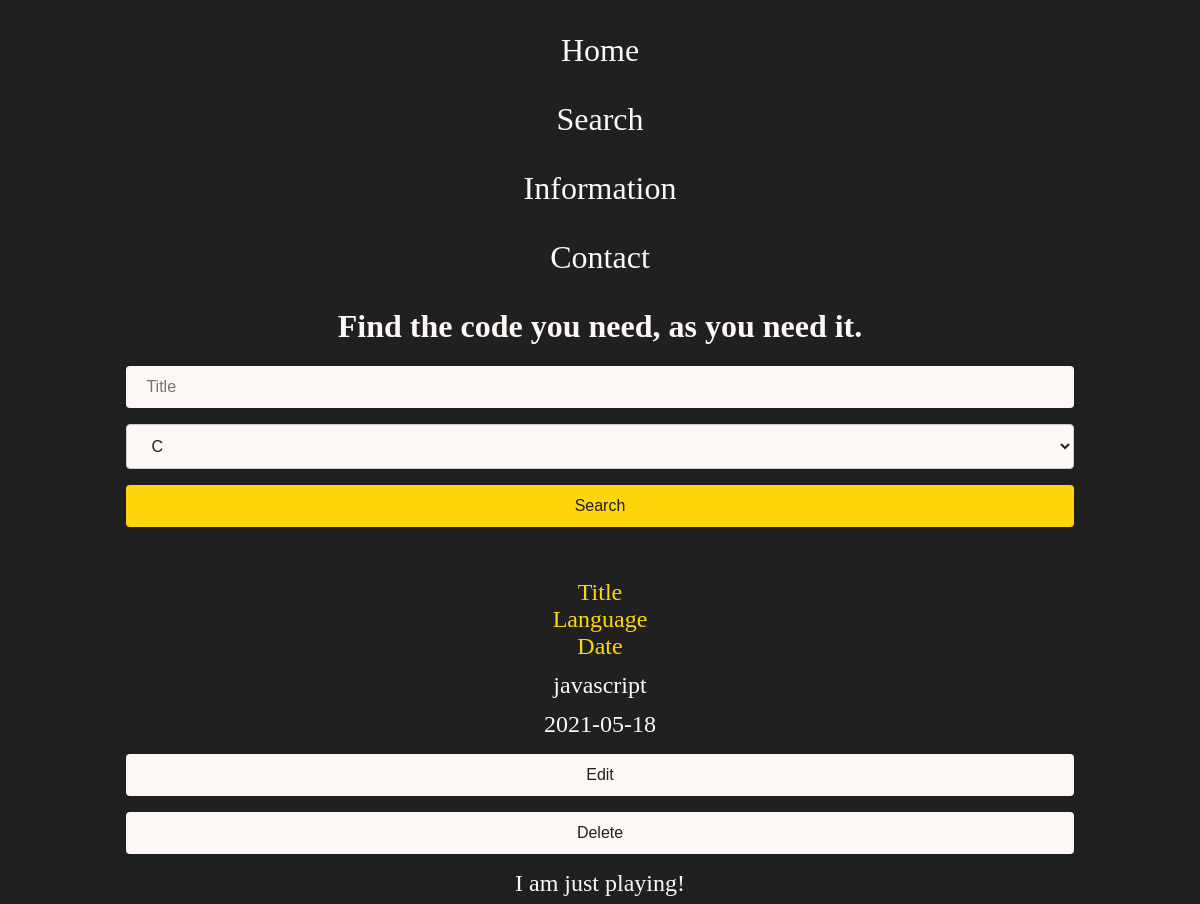
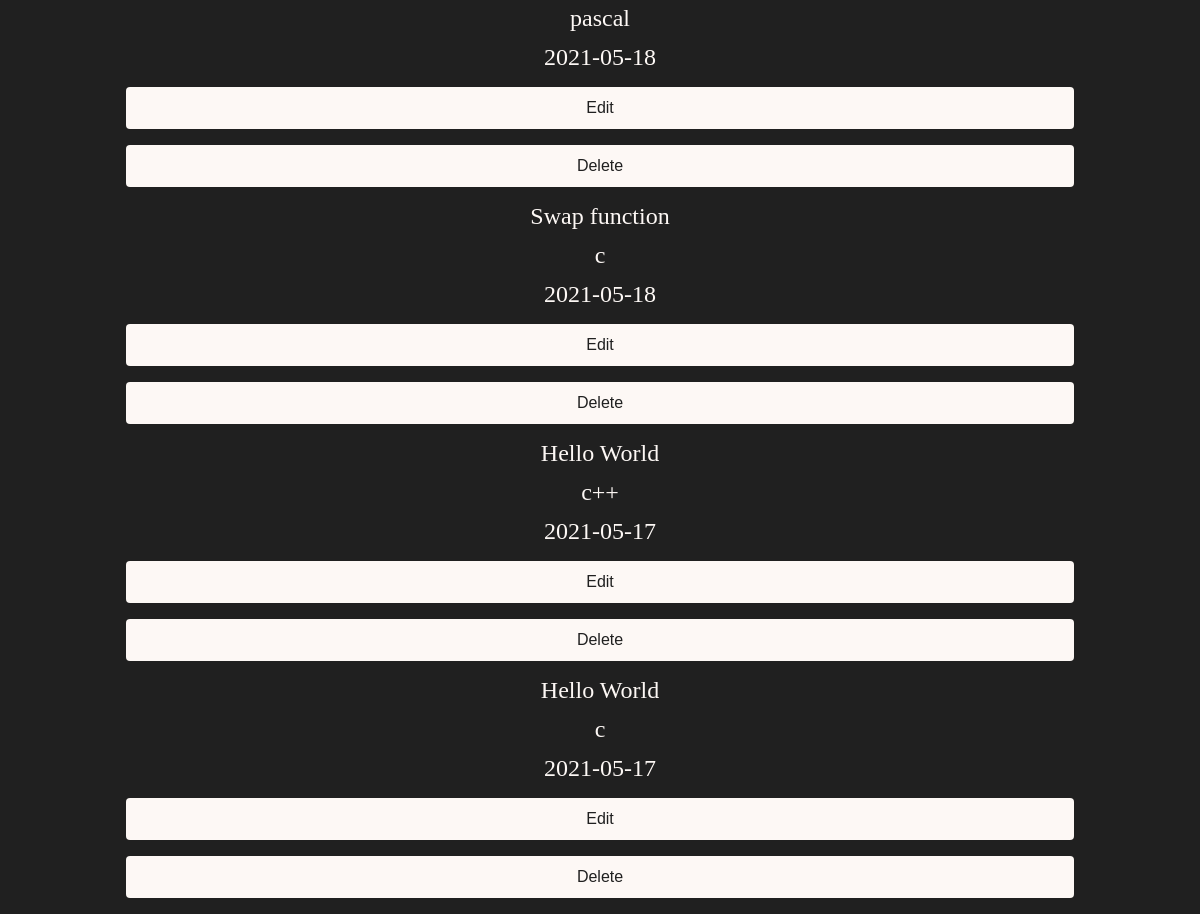
Before: /search with the older database file (2 pictures, top to bottom).
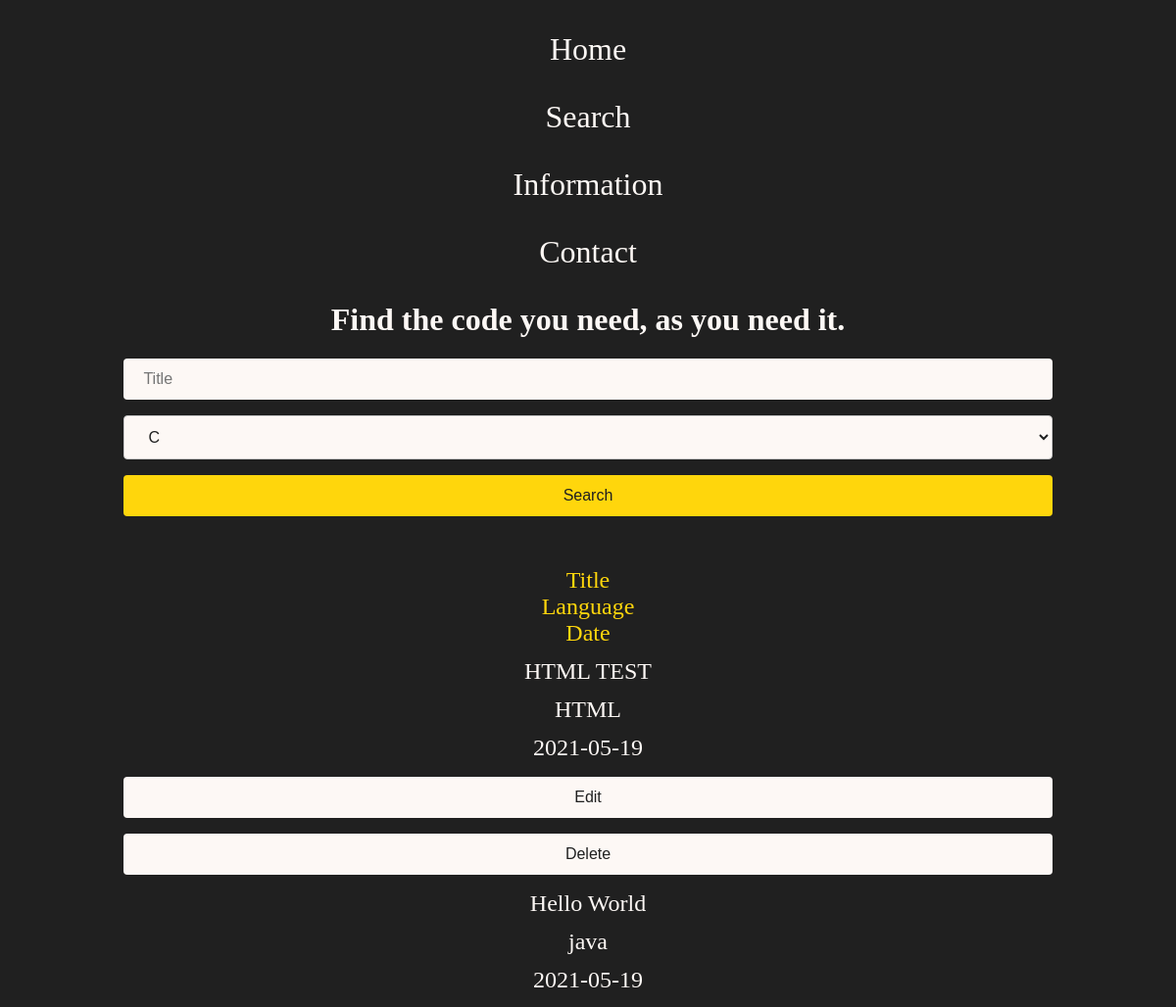
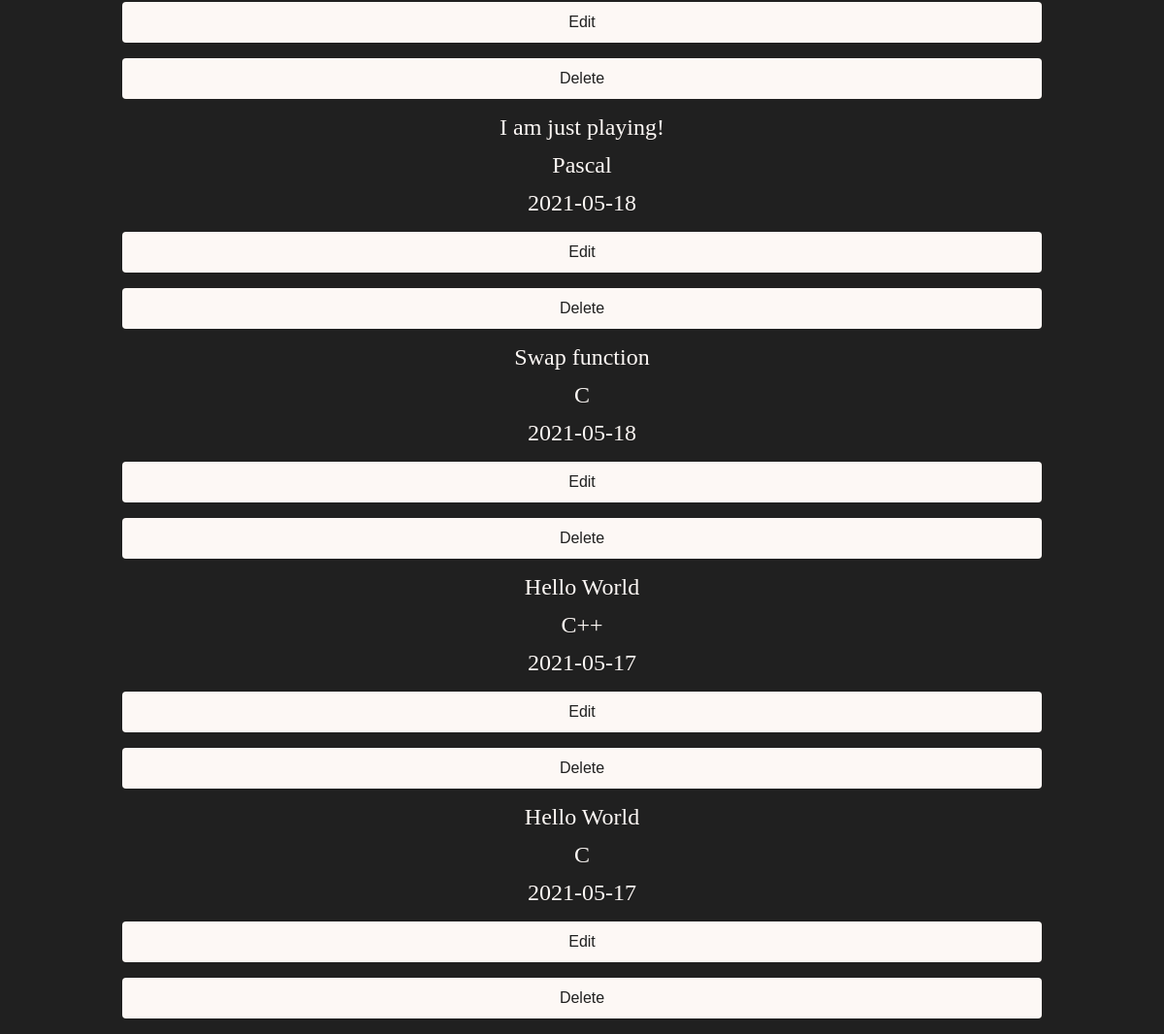
After: the same page with the newer database file (2 pictures, top to bottom).
### app.py (models this page shows, shortened)
class Post(db.Model):
    id = db.Column(db.Integer, primary_key=True)
    title = db.Column(db.String(50), nullable=False)
    content = db.Column(db.String(500), nullable=False)
    language = db.Column(db.String(50), nullable=False)
    date_created = db.Column(db.DateTime, default=datetime.now(timezone.utc))

### app.py (the view)
@app.route('/search', methods=['GET', 'POST'])
def search():
    if request.method == 'POST':
        post_title = request.form['title']
        post_language = request.form['language']
        posts = Post.query.filter(Post.title.contains(post_title), Post.language.ilike(post_language)) \
            .order_by(Post.title.desc()).all()
    else:
        posts = Post.query.order_by(Post.date_created.desc()).all()
    return render_template('/search.html', posts=posts)

### templates/search.html
{% extends "base.html" %}
{% block body %}
    <h1>Find the code you need, as you need it.</h1>
{% include "search_bar.html" %}
        <nav class="pure-g">
            <div class="pure-u-1-5 centered-text medium-text" style="color: var(--yellow)"> Title </div>
            <div class="pure-u-1-5 centered-text medium-text" style="color: var(--yellow)"> Language </div>
            <div class="pure-u-1-5 centered-text medium-text" style="color: var(--yellow)"> Date </div>
        </nav>
    {% for post in posts %}
        <nav class="pure-g">
            <div class="pure-u-1-3 pure-u-md-1-5 centered-text medium-text very-small-top-bottom-margin" style="text-align: center"> {{ post.title }} </div>
            <div class="pure-u-1-3 pure-u-md-1-5 centered-text medium-text very-small-top-bottom-margin"> {{ post.language }} </div>
            <div class="pure-u-1-3 pure-u-md-1-5 centered-text medium-text very-small-top-bottom-margin"> {{ post.date_created.date() }} </div>
            <div class="pure-u-1-3 pure-u-md-1-5">
                <input type="button" class="centered-block post-content" value="Edit" onclick="location.href='/update/{{post.id}}'">
            </div>
            <div class="pure-u-1-3 pure-u-md-1-5">
                <input type="button" class="centered-block post-content" value="Delete" onclick="location.href='/delete/{{post.id}}'">
            </div>
        </nav>
    {% endfor %}
{% endblock %}

### templates/base.html (shortened to what this page needs)
<!DOCTYPE html>
<html lang="en">
<head>
    <link rel="stylesheet" href="https://unpkg.com/purecss@2.0.6/build/pure-min.css">
    <link rel="stylesheet" href="https://unpkg.com/purecss@2.0.6/build/grids-responsive-min.css">
    <link rel="stylesheet" href="https://unpkg.com/purecss@1.0.1/build/base-min.css">
    <link rel="stylesheet" href="https://unpkg.com/@highlightjs/cdn-assets@10.7.2/styles/default.min.css">
    <link rel="stylesheet" href="{{ url_for('static', filename='styles.css') }}">
</head>
<body>
    <header>
        <nav class="pure-g">
            <div class="pure-u-1-2 pure-u-md-1-4 centered-text big-text">
                 <a href="{{ url_for('index') }}">
                    <p>Home</p>
                 </a>
            </div>
            <div class="pure-u-1-2 pure-u-md-1-4 centered-text big-text">
                 <a href="{{ url_for('search') }}">
                    <p>Search</p>
                 </a>
            </div>
            <div class="pure-u-1-2 pure-u-md-1-4 centered-text big-text">
                <a href="{{ url_for('information') }}">
                    <p>Information</p>
                </a>
            </div>
            <div class="pure-u-1-2 pure-u-md-1-4 centered-text big-text">
                <a href="{{ url_for('contact') }}">
                    <p>Contact</p>
                </a>
            </div>
        </nav>
    </header>
    {% block body %}
    {% endblock %}
</body>
</html>

### templates/search_bar.html
<form action="/search" method="post">
        <nav class="pure-g centered">
            <div class="pure-u-1 pure-u-md-1-3">
                <input type="text" name="title" id="title" class="post-content centered-block" placeholder="Title"/>
            </div>
            <div class="pure-u-1 pure-u-md-1-3">
                <select name="language" id="language" class="post-content centered-block">
                    {% include "language_options.html" %}
                </select>
            </div>
            <div class="pure-u-1 pure-u-md-1-3">
                <input type="submit" class=" centered-block post-content" value="Search"/>
            </div>
        </nav>
</form><br><br>

### templates/language_options.html (shortened to what this page needs)
<option selected="selected" hidden>{{ language.capitalize() if language else 'C'  }}</option>

### static/styles.css (style rules this page uses)
:root { --black: #202020; --grey: #707070; --grey_darker: #3F3F3F; --yellow:#FFD60C; --yellow_darker: #e5bf00; --white:#FDF8F5; --red: #c20b0b; }
body { font-family: serif; background-color: var(--black); color: var(--white); }
h1, h2 { text-align: center; }
.centered-text { text-align: center; align-self: center; }
.very-small-top-bottom-margin { margin-block-start: 0.5em; margin-block-end: 0.5em; }
.post-content { font-size: 1em; color:var(--black); }
.big-text { font-size: 2em; }
.medium-text { font-size: 1.5em; }
.centered-block { display: block; margin-left: auto; margin-right: auto; }
input, select { width: 80%; padding: 12px 20px; border: none; border-radius: 4px; background-color: var(--white); outline-color: var(--yellow); color: var(--black); box-sizing: border-box; margin:1em; }
input[type=submit], input[type=button] { cursor: pointer; }
input[type=submit] { background-color: var(--yellow); }
textarea, code, select { width: 80%; padding: 12px 20px; border: 1px solid #ccc; border-radius: 4px; outline-color: var(--yellow); box-sizing: border-box; }
.centered { justify-content: center; }
a { text-decoration: none; color: var(--white); }

Changed rows visible on the page:
removed Post: language "javascript", date_created "2021-05-18"
added Post: title "HTML TEST", language "HTML", date_created "2021-05-19"
added Post: title "Hello World", language "java", date_created "2021-05-19"
changed Post "I am just playing!": language "pascal" → "Pascal"
changed Post "Swap function": language "c" → "C"
changed Post (number 5 of 6 on the later page): language "c++" → "C++"
changed Post (number 6 of 6 on the later page): language "c" → "C"
